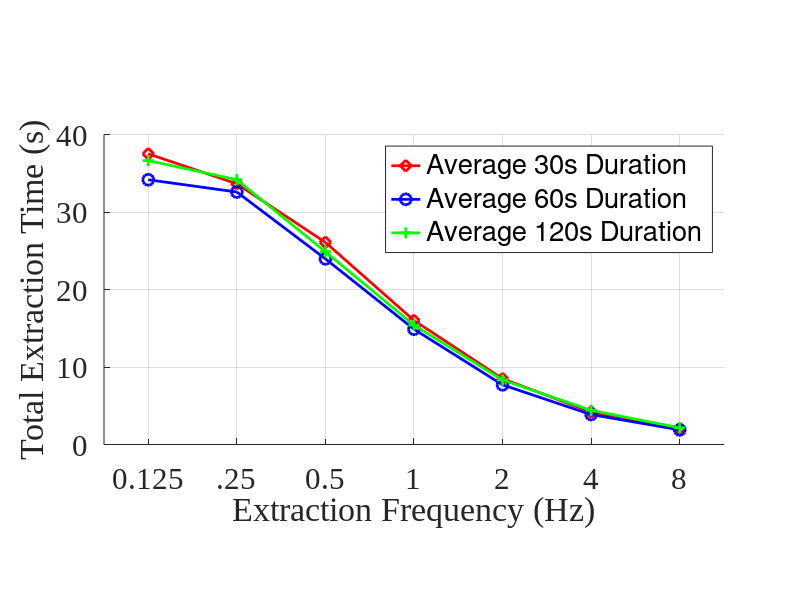

Recreate this plot in MATLAB.
clear
close
extract_30 = [73327
41153
20236
9642
4687
2257
1122];

extract_60 = [141994
74977
41048
18357
9028
4539
2316];

extract_120 = [311985
161176
79473
39862
19170
9168
4690];

extract_30 = sort(extract_30/1000);
extract_60 = sort(extract_60/1000);
extract_120 = sort(extract_120/1000);

h=subplot(1,1,1);
hold on;
set(h,'FontSize', 22, 'FontName', 'Times New Roman'); 
% sim_30 = [3.2642276422764227, 6.528455284552845,10.51612903225806, 19.741935483870968, 33.1875, 37.75, 40.75];
% sim_60 = [3.0510204081632653, 6.0653061224489795, 10.08130081300813,19.967741935483872, 33.70967741935484,38.6875, 39.5  ];
% sim_120 = [3.060416666666667, 6.120833333333334, 10.241666666666667, 20.075, 33.35, 40.266666666666666, 42.0];
sim_30 = [2.0410625364722274, 4.182125072944455, 8.49195780600271, 16.006621514597246, 26.080984622240067, 33.6422803401947, 37.50462245941162];
sim_60 = [1.8907825703523597, 3.8647599473291513, 7.6989120902084725, 14.876873985413582, 23.954314824073546, 32.58059448003769, 34.160579681396484];
sim_120 = [2.1572850154091915, 4.414570030818383, 8.329140061636766, 15.41074840327104, 24.875755294164023, 34.175501775741576, 36.63161284128825];
sim_30 = sort(sim_30,'descend');
sim_60 = sort(sim_60,'descend');
sim_120 = sort(sim_120,'descend');
p = plot(sim_30,'r-d');
set(p,'Color','red','LineWidth',2,'markers',8);
hold on;
p = plot(sim_60,'b-o');
set(p,'Color','blue','LineWidth',2,'markers',8);
p = plot(sim_120,'g-+');
set(p,'Color','green','LineWidth',2,'markers',8);
grid
% title('');
legend('Average 30s Duration','Average 60s Duration', 'Average 120s Duration');
xlabel('Extraction Frequency (Hz)');
ylabel('Total Extraction Time (s)');
% set(p,'FontSize', 22, 'FontName', 'Times New Roman');    

set(gca,'XTickLabel',{'0.125','.25','0.5','1','2','4','8'});

set(gca,'XTick', [1:7]);
set(gcf, 'PaperSize', [4, 2]);
axis([0.5 7.5 0 40]);
pbaspect([2,1,1]);   
filename = ['similarity.eps'];
saveas(h, filename,'psc2');   
